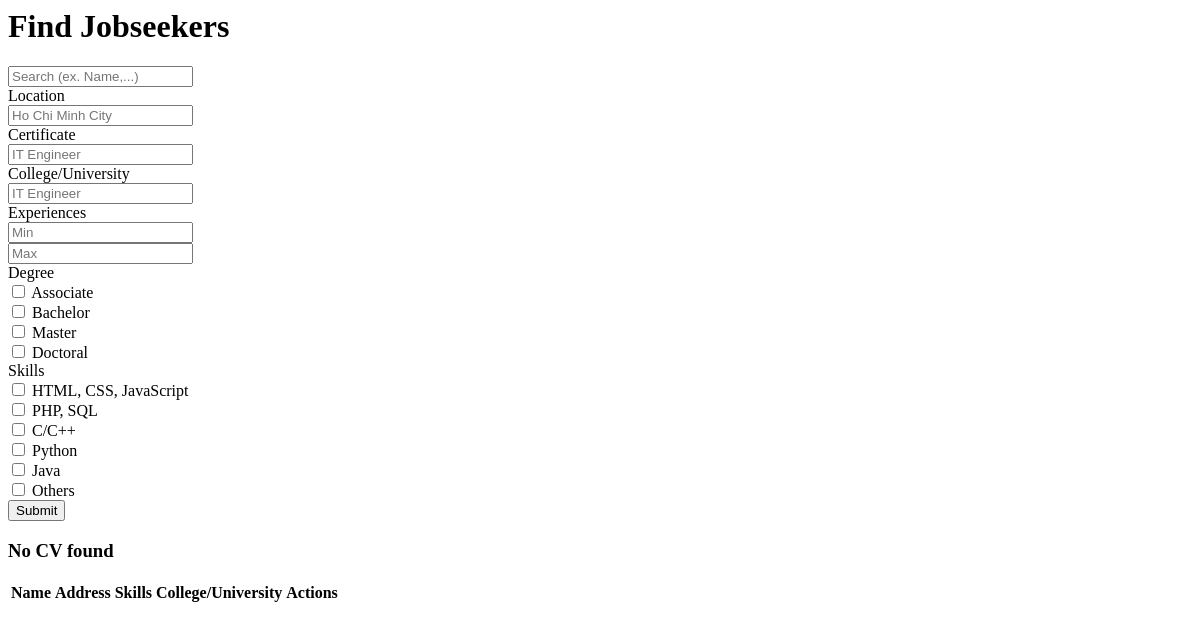
/CV/page/search_form.php, run on an earlier commit of the app's database.
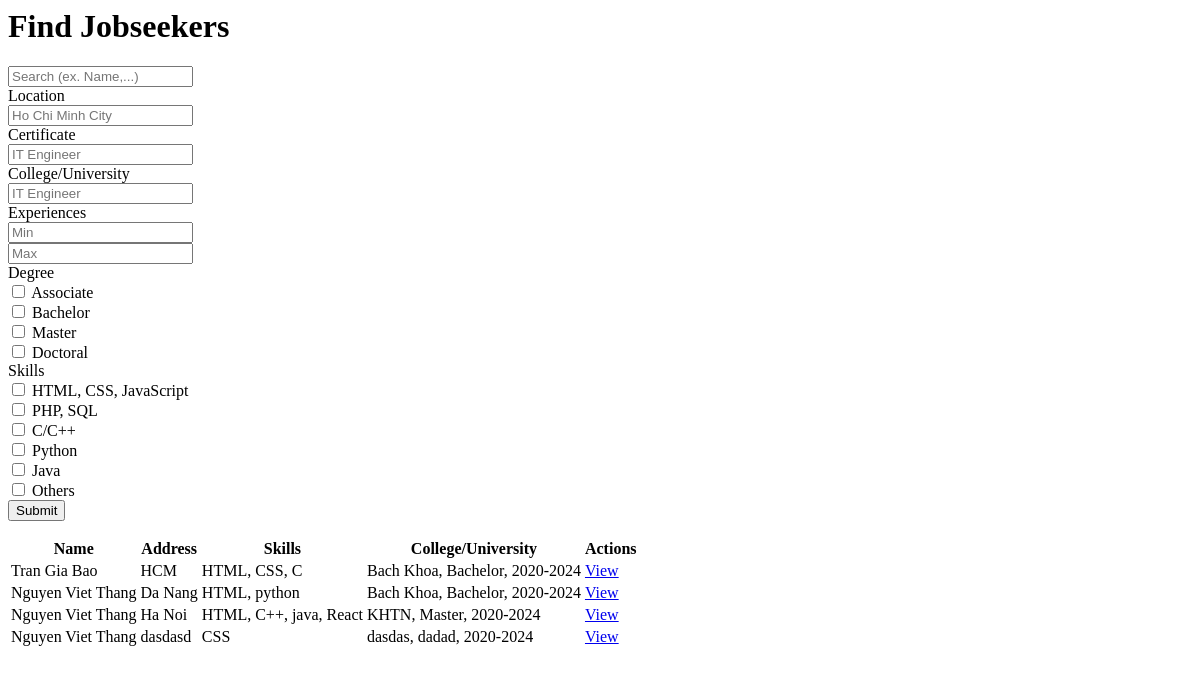
And on a later commit of the database.
### tables this page shows
CREATE TABLE `resumes` (
  `id` int NOT NULL,
  `user_id` int NOT NULL,
  `created_at` timestamp NOT NULL DEFAULT CURRENT_TIMESTAMP,
  `updated_at` timestamp NOT NULL DEFAULT CURRENT_TIMESTAMP ON UPDATE CURRENT_TIMESTAMP,
  `headline` varchar(250) NOT NULL,
  `contact` text NOT NULL,
  `objective` text NOT NULL,
  `skills` text NOT NULL,
  `experience` text NOT NULL,
  `education` text NOT NULL,
  `certificate` text NOT NULL,
  `reference` text NOT NULL,
  `url` varchar(250) NOT NULL
);

CREATE TABLE `users` (
  `id` int NOT NULL,
  `full_name` varchar(200) NOT NULL,
  `email_id` varchar(250) NOT NULL,
  `phone_num` varchar(50) NOT NULL,
  `password` text NOT NULL,
  `account_status` int DEFAULT '0',
  `created_at` timestamp NOT NULL DEFAULT CURRENT_TIMESTAMP,
  `updated_at` timestamp NOT NULL DEFAULT CURRENT_TIMESTAMP ON UPDATE CURRENT_TIMESTAMP,
  `img` varchar(100) NOT NULL
);

### CV/page/search_form.php (the view, shortened to what this page needs)
<?php
$location = '';
$certificate = '';
$uni = '';
$min_exp = '';
$max_exp = '';
$conn = new mysqli(DB_HOST, DB_USER, DB_PASS, DB_NAME);
$sql = "SELECT users.id, users.full_name, resumes.contact, resumes.skills, resumes.education, resumes.experience, resumes.url
FROM users
JOIN resumes ON users.id = resumes.user_id
WHERE resumes.contact LIKE '%" . $location . "%'
AND JSON_SEARCH(JSON_EXTRACT(resumes.education, '$[*].college'), 'one', '%" . $uni . "%') IS NOT NULL
AND resumes.certificate LIKE '%" . $certificate . "%'";
?>
<h1 class="text-center my-3">Find Jobseekers</h1>
<form action="search" method="POST" class="mx-4 my-4">
    <div class="input-group">
        <input type="search" class="form-control" placeholder="Search (ex. Name,...)" aria-label="Username"
            aria-describedby="basic-addon1" onkeyup="showResult(this.value)">
    </div>
    <div class="row mt-4 g-4 bg-info-subtle mx-1 bg">
        <div class="col-md-4">
            <div class="form-group">
                <label for="location" class="form-label">Location</label>
                <br>
                <input class="form-control" type="text" name="location" id="location" placeholder="Ho Chi Minh City"
                    value="<?php echo $location ?>">
            </div>
        </div>
        <div class="col-md-4">
            <div class="form-group">
                <label for="certificate" class="form-label">Certificate</label>
                <br>
                <input class="form-control" type="text" name="certificate" id="certificate" placeholder="IT Engineer"
                    value="<?php echo $certificate ?>">
            </div>
        </div>
        <div class="col-md-4">
            <div class="form-group">
                <label for="uni" class="form-label">College/University</label>
                <br>
                <input class="form-control" type="text" name="uni" id="uni" placeholder="IT Engineer"
                    value="<?php echo $uni ?>">
            </div>
        </div>
        <div class="col-12">
            <div class="form-group">
                <label for="exp" class="form-label">Experiences</label><br>
                <input class="form-control" type="number" name="min_exp" id="min_exp" placeholder="Min"
                    value="<?php echo $min_exp ?>"><br>
                <input class="form-control" type="number" name="max_exp" id="max_exp" placeholder="Max"
                    value="<?php echo $max_exp ?>">
            </div>
        </div>
        <div class="col-md-6">
            <div class="form-group">
                <label class="form-label">Degree</label>
                <div class="form-check">
                    <input class="form-check-input" type="checkbox" value="Associate" name="degree[]">
                    <label class="form-check-label" for="deg1" class="form-label">
                        Associate
                    </label>
                </div>
                <div class="form-check">
                    <input class="form-check-input" type="checkbox" value="Bachelor" name="degree[]">
                    <label class="form-check-label" for="deg2" class="form-label">
                        Bachelor
                    </label>
                </div>
                <div class="form-check">
                    <input class="form-check-input" type="checkbox" value="Master" name="degree[]">
                    <label class="form-check-label" for="deg3" class="form-label">
                        Master
                    </label>
                </div>
                <div class="form-check">
                    <input class="form-check-input" type="checkbox" value="Doctoral" name="degree[]">
                    <label class="form-check-label" for="deg4" class="form-label">
                        Doctoral
                    </label>
                </div>
            </div>
        </div>
        <div class="col-md-6">
            <div class="form-group">
                <label class="form-label">Skills</label>
                <div class="form-check">
                    <input class="form-check-input" type="checkbox" value="HTML, CSS, Javascript" name="skills[]">
                    <label class="form-check-label" for="sk1" class="form-label">
                        HTML, CSS, JavaScript
                    </label>
                </div>
                <div class="form-check">
                    <input class="form-check-input" type="checkbox" value="PHP, SQL" name="skills[]">
                    <label class="form-check-label" for="sk2" class="form-label">
                        PHP, SQL
                    </label>
                </div>
                <div class="form-check">
                    <input class="form-check-input" type="checkbox" value="C, C++" name="skills[]">
                    <label class="form-check-label" for="sk3" class="form-label">
                        C/C++
                    </label>
                </div>
                <div class="form-check">
                    <input class="form-check-input" type="checkbox" value="Python" name="skills[]">
                    <label class="form-check-label" for="sk4" class="form-label">
                        Python
                    </label>
                </div>
                <div class="form-check">
                    <input class="form-check-input" type="checkbox" value="Java" name="skills[]">
                    <label class="form-check-label" for="sk5" class="form-label">
                        Java
                    </label>
                </div>
                <div class="form-check">
                    <input class="form-check-input" type="checkbox" value="Others" name="skills[]">
                    <label class="form-check-label" for="sk6" class="form-label">
                        Others
                    </label>
                </div>
            </div>
        </div>
        <div class="col-12"><button type="submit" class="btn btn-success my-3">Submit</button></div>
    </div>
</form>
<div class="table-responsive mx-4">
    <table class="table table-striped table-light table-hover">
        <thead class="table-dark">
            <tr>
                <th scope="col">Name</th>
                <th scope="col">Address</th>
                <th scope="col">Skills</th>
                <th scope="col">College/University</th>
                <th scope="col">Actions</th>
            </tr>
        </thead>
        <?php
        $result = $conn->query($sql);
        if ($result->num_rows > 0) {
            while ($row = $result->fetch_assoc()) {
                $row['contact'] = json_decode($row['contact'], true);
                $row['skills'] = json_decode($row['skills'], true);
                $row['education'] = json_decode($row['education'], true);
                $experience = json_decode($row['experience'], true);
                $w_duration = $experience[0]['w_duration'];
                $years = explode("-", $w_duration);
                $start_year = $years[0];
                $end_year = $years[1];
                $exp_year = $end_year - $start_year;
                $html = "
                <tr>
                    <td>{$row['full_name']}</td>
                    <td>{$row['contact']['address']}</td>
                    <td>" . implode(', ', $row['skills']) . "</td>
                    <td>" . implode(', ', $row['education'][0]) . "</td>
                    <td class='position-relative'>
                        <a target='_blank' href='" . SITE_URL . "resume/" . $row['url'] . "' class='btn btn-info position-absolute top-50 start-50 translate-middle' role='button'>View</a>
                    </td>
                </tr>";
                if (!empty($_POST['min_exp'])) {
                    if ($exp_year >= $min_exp) {
                        if (!empty($_POST['max_exp'])) {
                            if ($exp_year <= $max_exp) {
                                echo $html;
                            }
                        } else echo $html;
                    }
                } else if (!empty($_POST['max_exp'])) {
                    if ($exp_year <= $max_exp) {
                        echo $html;
                    }
                } else {
                    echo $html;
                }
            }
        } else {
            echo '<h3 class="text-center text-danger py-2">No CV found</h3>';
        }
        ?>
    </table>

### CV/page/search_form.php (style rules this page uses)
.bg { border-radius: 15px; }

What changed in the data, as far as the page shows it:
added resumes: user.full_name "Tran Gia Bao", address "HCM", skills "HTML, CSS, C", education "Bach Khoa, Bachelor, 2020-2024"
added resumes: user.full_name "Nguyen Viet Thang", address "Da Nang", skills "HTML, python", education "Bach Khoa, Bachelor, 2020-2024"
added resumes: user.full_name "Nguyen Viet Thang", address "Ha Noi", skills "HTML, C++, java, React", education "KHTN, Master, 2020-2024"
added resumes: user.full_name "Nguyen Viet Thang", address "dasdasd", skills "CSS", education "dasdas, dadad, 2020-2024"
Also different on the page:
text no longer shown: "No CV found"
